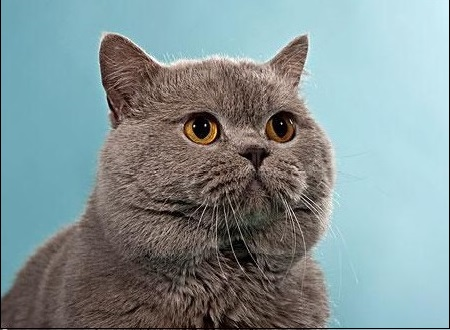
//> input picture data/test1.jpg, 450 x 330 px
$ ./main   (built with g++ and OpenCV 4)
//> lines starting //> are read from the running program, lines starting //| are printed output that depends on the picture
#include <iostream>
#include "opencv2/imgcodecs.hpp"
#include "opencv2/imgproc.hpp"
#include "opencv2/highgui.hpp"
#include <vector>
using namespace cv;
using namespace std;

int main(int argc, char *argv[])
{
    Mat a;
    a = imread("../data/test1.jpg");
//> a is the input picture: 330 rows x 450 cols, CV_8UC3; mean B, G, R 148.2, 146.5, 130.3
    for(int i=0;i<a.cols;++i)
    {
        int right = i+80;
        if(right>a.cols)
        {
            right = a.cols;
        }
        Mat col = a.colRange(i,right);
        imshow("col i",col);
        waitKey(30);
    }
//> this loop made 450 passes
//> pass 1, `Mat col = a.colRange(i,right);`:
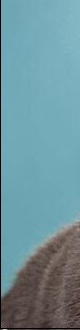
//> col: 330 rows x 80 cols, CV_8UC3; mean B, G, R 155.9, 147.2, 109.5
//> pass 3, `Mat col = a.colRange(i,right);`:
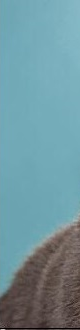
//> col: 330 rows x 80 cols, CV_8UC3; mean B, G, R 157.6, 148.8, 110.9
    cout<<"dims--->"<<a.dims<<endl;
//| dims--->2
    cout<<"dims size--->"<<a.size()<<endl;
//| dims size--->[450 x 330]

    for(int i=-100;i<100;++i)
    {
        Mat diag =  a.diag(i);
        imshow("diag i",diag);
        waitKey(20);
    }
    waitKey(0);
    return 0;
}

$ run again, with data/190_170.jpg copied over data/test1.jpg
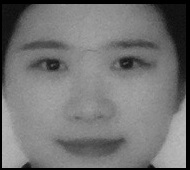
//> input picture data/190_170.jpg, 190 x 170 px
//> a is the input picture: 170 rows x 190 cols, CV_8UC3; min 0, max 188, mean 114.8
//> the loop `for(int i=0;i<a.cols;++i)` made 190 passes
//> pass 1, `Mat col = a.colRange(i,right);`:
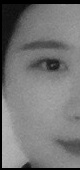
//> col: 170 rows x 80 cols, CV_8UC3; min 0, max 181, mean 116.9
//> pass 3, `Mat col = a.colRange(i,right);`:
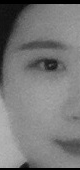
//> col: 170 rows x 80 cols, CV_8UC3; min 0, max 181, mean 120.1
//| dims--->2
//| dims size--->[190 x 170]

$ run again, with data/Back_Projection_Theory0.jpg copied over data/test1.jpg
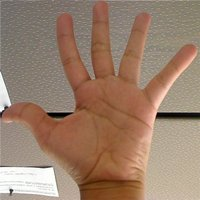
//> input picture data/Back_Projection_Theory0.jpg, 200 x 200 px
//> a is the input picture: 200 rows x 200 cols, CV_8UC3; mean B, G, R 107.8, 127.1, 154.3
//> the loop `for(int i=0;i<a.cols;++i)` made 200 passes
//> pass 1, `Mat col = a.colRange(i,right);`:
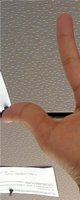
//> col: 200 rows x 80 cols, CV_8UC3; mean B, G, R 117.9, 130.8, 150.7
//> pass 3, `Mat col = a.colRange(i,right);`:
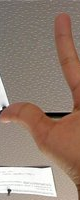
//> col: 200 rows x 80 cols, CV_8UC3; mean B, G, R 115.8, 129.1, 149.9
//| dims--->2
//| dims size--->[200 x 200]

$ run again, with data/Back_Projection_Theory2.jpg copied over data/test1.jpg
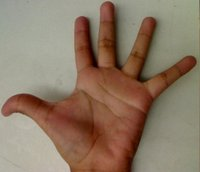
//> input picture data/Back_Projection_Theory2.jpg, 200 x 172 px
//> a is the input picture: 172 rows x 200 cols, CV_8UC3; mean B, G, R 101.1, 120.5, 140.6
//> the loop `for(int i=0;i<a.cols;++i)` made 200 passes
//> pass 1, `Mat col = a.colRange(i,right);`:
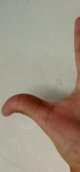
//> col: 172 rows x 80 cols, CV_8UC3; mean B, G, R 131.4, 146.8, 159.4
//> pass 3, `Mat col = a.colRange(i,right);`:
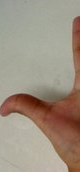
//> col: 172 rows x 80 cols, CV_8UC3; mean B, G, R 129.3, 144.9, 158.6
//| dims--->2
//| dims size--->[200 x 172]
